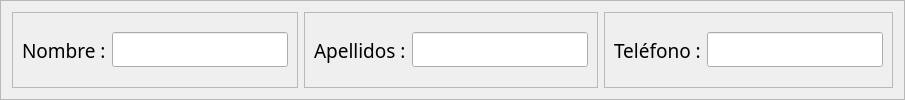
                 <widget class="QFrame" name="frame_4">
                  <property name="frameShape">
                   <enum>QFrame::StyledPanel</enum>
                  </property>
                  <property name="frameShadow">
                   <enum>QFrame::Raised</enum>
                  </property>
                  <layout class="QHBoxLayout" name="horizontalLayout_4">
                   <item>
                    <widget class="QFrame" name="frame_2">
                     <property name="frameShape">
                      <enum>QFrame::StyledPanel</enum>
                     </property>
                     <property name="frameShadow">
                      <enum>QFrame::Raised</enum>
                     </property>
                     <layout class="QHBoxLayout" name="horizontalLayout_2">
                      <item>
                       <widget class="QLabel" name="label_53">
                        <property name="font">
                         <font>
                          <family>Agency FB</family>
                          <pointsize>14</pointsize>
                          <weight>50</weight>
                          <bold>false</bold>
                         </font>
                        </property>
                        <property name="text">
                         <string>Nombre :</string>
                        </property>
                       </widget>
                      </item>
                      <item>
                       <widget class="QLineEdit" name="txtNApoderado">
                        <property name="font">
                         <font>
                          <family>Agency FB</family>
                          <pointsize>14</pointsize>
                          <weight>50</weight>
                          <bold>false</bold>
                         </font>
                        </property>
                        <property name="alignment">
                         <set>Qt::AlignCenter</set>
                        </property>
                       </widget>
                      </item>
                     </layout>
                    </widget>
                   </item>
                   <item>
                    <widget class="QFrame" name="frame_3">
                     <property name="frameShape">
                      <enum>QFrame::StyledPanel</enum>
                     </property>
                     <property name="frameShadow">
                      <enum>QFrame::Raised</enum>
                     </property>
                     <layout class="QHBoxLayout" name="horizontalLayout_3">
                      <item>
                       <widget class="QLabel" name="label_55">
                        <property name="font">
                         <font>
                          <family>Agency FB</family>
                          <pointsize>14</pointsize>
                          <weight>50</weight>
                          <bold>false</bold>
                         </font>
                        </property>
                        <property name="text">
                         <string>Apellidos :</string>
                        </property>
                       </widget>
                      </item>
                      <item>
                       <widget class="QLineEdit" name="txtAApoderado">
                        <property name="font">
                         <font>
                          <family>Agency FB</family>
                          <pointsize>14</pointsize>
                          <weight>50</weight>
                          <bold>false</bold>
                         </font>
                        </property>
                        <property name="alignment">
                         <set>Qt::AlignCenter</set>
                        </property>
                       </widget>
                      </item>
                     </layout>
                    </widget>
                   </item>
                   <item>
                    <widget class="QFrame" name="frame_5">
                     <property name="frameShape">
                      <enum>QFrame::StyledPanel</enum>
                     </property>
                     <property name="frameShadow">
                      <enum>QFrame::Raised</enum>
                     </property>
                     <layout class="QHBoxLayout" name="horizontalLayout_5">
                      <item>
                       <widget class="QLabel" name="label_56">
                        <property name="font">
                         <font>
                          <family>Agency FB</family>
                          <pointsize>14</pointsize>
                          <weight>50</weight>
                          <bold>false</bold>
                         </font>
                        </property>
                        <property name="text">
                         <string>Teléfono :</string>
                        </property>
                       </widget>
                      </item>
                      <item>
                       <widget class="QLineEdit" name="txtTelefono">
                        <property name="font">
                         <font>
                          <family>Agency FB</family>
                          <pointsize>14</pointsize>
                          <weight>50</weight>
                          <bold>false</bold>
                         </font>
                        </property>
                        <property name="alignment">
                         <set>Qt::AlignCenter</set>
                        </property>
                       </widget>
                      </item>
                     </layout>
                    </widget>
                   </item>
                  </layout>
                 </widget>
